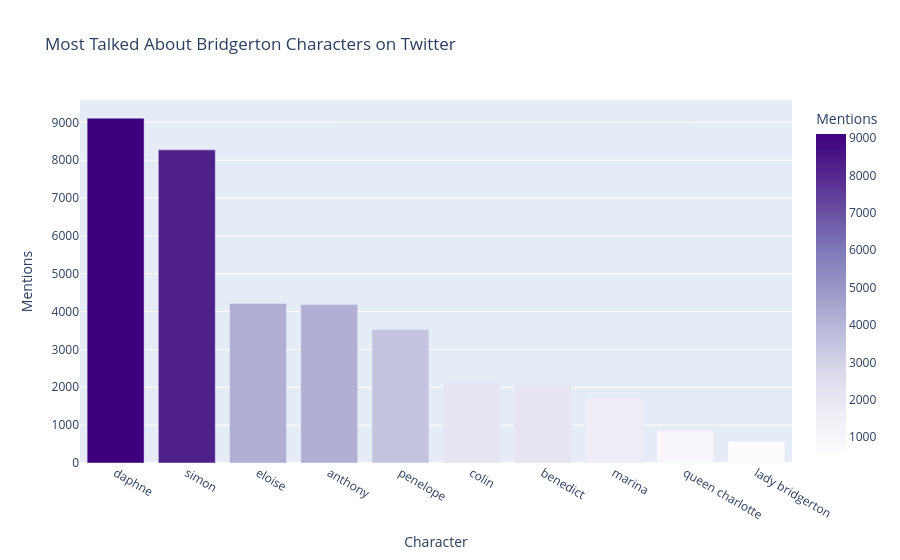

Write notebook code for a chart like this one.
### Code cell
import plotly.express as px

# Character mentions bar chart
character_df = pd.DataFrame({
    'Character': list(character_counts.keys()),
    'Mentions': list(character_counts.values())
})

fig = px.bar(character_df, 
             x='Character', 
             y='Mentions',
             title='Most Talked About Bridgerton Characters on Twitter',
             color='Mentions',
             color_continuous_scale='purples')

fig.show()

### Figure 1 — Plotly figure (JSON) as saved in the notebook; plotly's stock layout.template omitted (floating-point values rounded to 4 significant figures)
{"data": [{"hovertemplate": "Character=%{x}<br>Mentions=%{marker.color}<extra></extra>", "legendgroup": "", "marker": {"color": [9110, 8273, 4214, 4184, 3525, 2108, 2064, 1712, 852, 573], "coloraxis": "coloraxis", "pattern": {"shape": ""}}, "name": "", "orientation": "v", "showlegend": false, "textposition": "auto", "type": "bar", "x": ["daphne", "simon", "eloise", "anthony", "penelope", "colin", "benedict", "marina", "queen charlotte", "lady bridgerton"], "xaxis": "x", "y": [9110, 8273, 4214, 4184, 3525, 2108, 2064, 1712, 852, 573], "yaxis": "y"}], "layout": {"autosize": true, "barmode": "relative", "coloraxis": {"colorbar": {"title": {"text": "Mentions"}}, "colorscale": [[0, "rgb(252,251,253)"], [0.125, "rgb(239,237,245)"], [0.25, "rgb(218,218,235)"], [0.375, "rgb(188,189,220)"], [0.5, "rgb(158,154,200)"], [0.625, "rgb(128,125,186)"], [0.75, "rgb(106,81,163)"], [0.875, "rgb(84,39,143)"], [1, "rgb(63,0,125)"]]}, "legend": {"tracegroupgap": 0}, "title": {"text": "Most Talked About Bridgerton Characters on Twitter"}, "xaxis": {"anchor": "y", "autorange": true, "domain": [0, 1], "range": [-0.5, 9.5], "title": {"text": "Character"}, "type": "category"}, "yaxis": {"anchor": "x", "autorange": true, "domain": [0, 1], "range": [0, 9589.0], "title": {"text": "Mentions"}, "type": "linear"}}}
